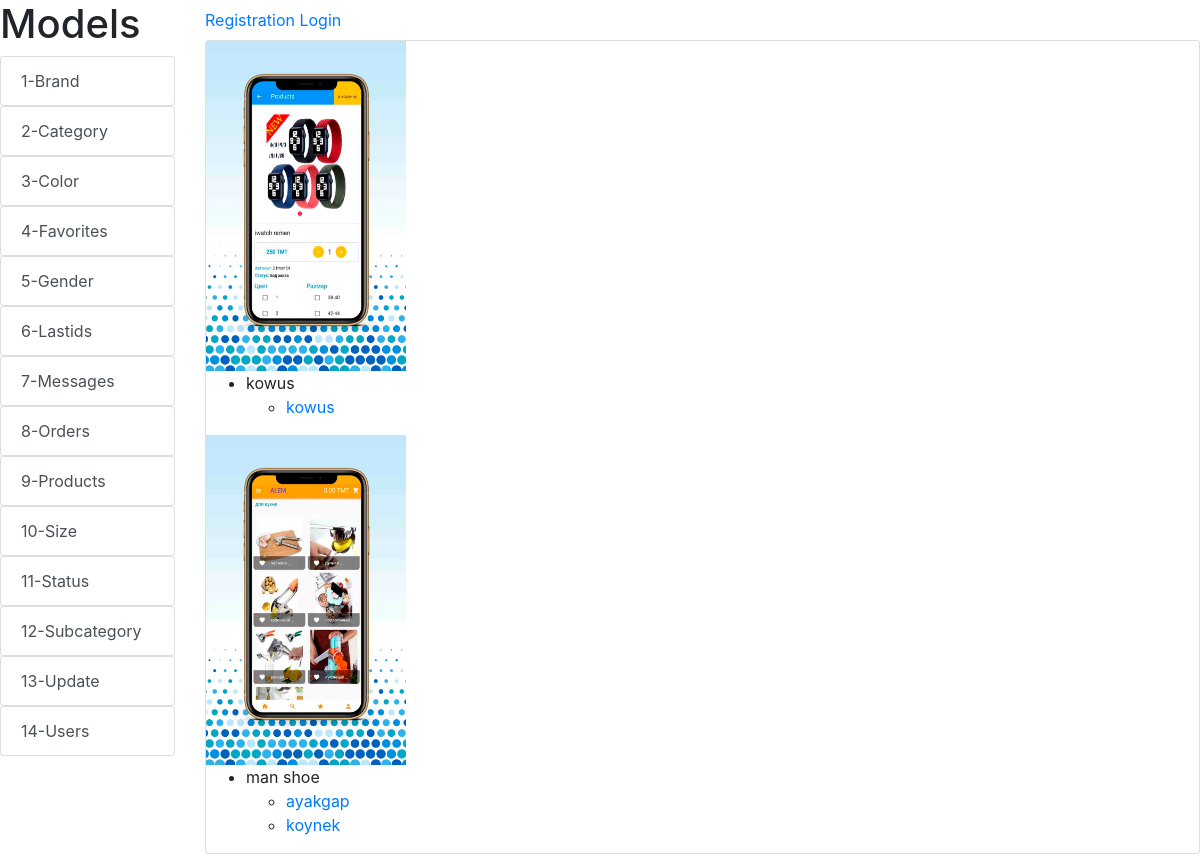
Page /cat/ on the committed database.
### alemsite/models.py (models this page shows, shortened)
class Category(models.Model):
    ai = models.CharField(max_length=100)
    name = models.CharField(max_length=100)
    photo = models.ImageField(upload_to='Category/%Y/%m/%d')
    def get_sub(self):
         return Subcategory.objects.filter(category=self)

class Subcategory(models.Model):
    category = models.ForeignKey('Category', on_delete=models.CASCADE, related_name='subcategory', default='')
    name = models.CharField(max_length=150,)

### alemsite/views.py (the view)
# urls.py: path('cat/', catView.as_view(), name='cat'),
class catView(ListView):
    model = Category
    template_name = 'products/cat_list.html'
    context_object_name = 'categories'

### alemsite/templates/products/cat_list.html
{% extends 'index.html'%}
{% block content %}
{% for item in categories %}
    <img src="{{ item.photo.url }}" width="200">
    <ul>
        <li>{{ item.name }}
            <ul>{% for sub in item.get_sub %}
                <li>
                    <a href="{% url 'product' sub.pk %}">{{ sub.name }}</a>
                </li> {% endfor %}
            </ul>
        </li>
    </ul>
    {% endfor %}
{% endblock %}

### rows in the picture
Category: photo (picture), name "kowus"
Subcategory: name "kowus"
Category: photo (picture), name "man shoe"
Subcategory: name "ayakgap"
Subcategory: name "koynek"
